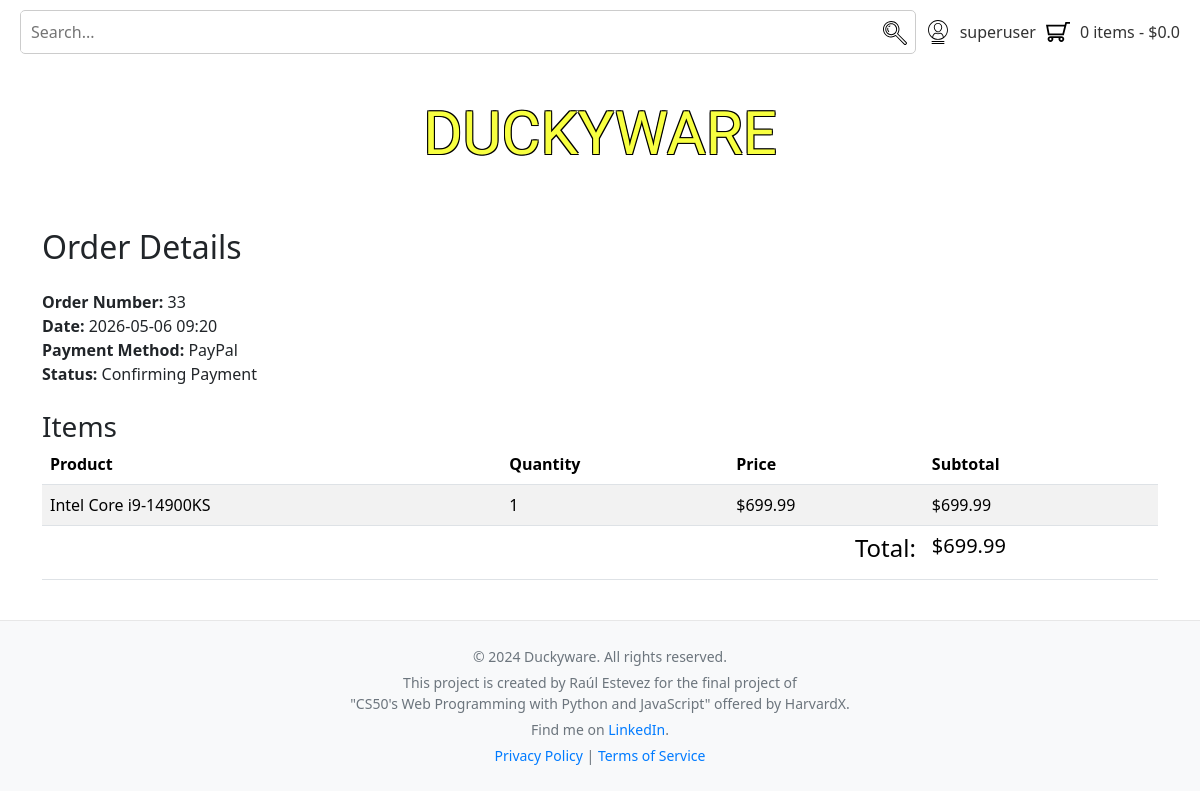
The app's page /orders/33/ (signed in) with its own data.
### store/models/base_models.py (models this page shows, shortened)
class Order(models.Model):
    ORDER_STATUS_CHOICES = [
        ('CONFIRMING_PAYMENT', 'Confirming Payment'),
        ('PREPARING', 'Preparing'),
        ('AWAITING_PICKUP', 'Awaiting Pickup'),
        ('EN_ROUTE', 'En Route'),
        ('DELIVERED', 'Delivered'),
    ]
    PAYMENT_METHOD_CHOICES = [
        ('PAYPAL', 'PayPal'),
        ('CREDIT_CARD', 'Credit Card'),
        ('TRANSFER', 'Transfer'),
    ]
    user = models.ForeignKey(User, on_delete=models.CASCADE)
    created_at = models.DateTimeField(auto_now_add=True)
    shipping_address = models.TextField(verbose_name="Shipping Address")
    shipping_city = models.CharField(max_length=100, verbose_name="Shipping City")
    status = models.CharField(max_length=20, choices=ORDER_STATUS_CHOICES, default='CONFIRMING_PAYMENT', verbose_name="Order Status")
    payment_method = models.CharField(max_length=20, choices=PAYMENT_METHOD_CHOICES, default='PAYPAL',verbose_name="Payment Method")
    bank_account_number = models.CharField(max_length=30, blank=True, null=True, verbose_name="Bank Account Number")

class OrderItem(models.Model):
    order = models.ForeignKey(Order, on_delete=models.CASCADE, related_name='items')
    quantity = models.PositiveIntegerField(default=1)
    content_type = models.ForeignKey(ContentType, on_delete=models.CASCADE)
    object_id = models.PositiveIntegerField()
    content_object = GenericForeignKey('content_type', 'object_id')
    price_at_purchase = models.DecimalField(max_digits=10, decimal_places=2)

### store/models/product_models.py (models this page shows, shortened)
class CPU(Product):
    category = models.ForeignKey(Category, related_name='cpus', on_delete=models.CASCADE)
    title = models.CharField(max_length=100, default='n/a')
    description = models.TextField(null=True, blank=True, default=None)
    price = models.DecimalField(max_digits=10, decimal_places=2, default=0.00)
    discount = models.DecimalField(max_digits=10, decimal_places=2, default=0.00)
    discounted_units = models.IntegerField(default=0)
    brand = models.CharField(max_length=100, default='n/a')
    processor_type = models.CharField(max_length=100, default='n/a')
    series = models.CharField(max_length=100, default='n/a')
    name = models.CharField(max_length=100, default='n/a')
    model = models.CharField(max_length=100, default='n/a')
    cpu_socket_type = models.CharField(max_length=100, default='n/a')
    core_name = models.CharField(max_length=100, default='n/a')
    number_of_cores = models.CharField(max_length=100, default='n/a')
    number_of_threads = models.CharField(max_length=100, default='n/a')
    operating_frequency = models.CharField(max_length=300, default='n/a')
    max_turbo_frequenvy = models.CharField(max_length=300, default='n/a')
    l2_cache = models.CharField(max_length=100, default='n/a')
    l3_cache = models.CharField(max_length=100, default='n/a')
    manufacturing_tech = models.CharField(max_length=100, default='n/a')
    support_64_bit  = models.CharField(max_length=100, default='n/a')
    hyper_threading_support = models.CharField(max_length=100, default='n/a')
    memory_types = models.CharField(max_length=100, default='n/a')
    memory_channel = models.CharField(max_length=100, default='n/a')
    max_memory_size = models.CharField(max_length=100, default='n/a')
    max_memory_bandwidth = models.CharField(max_length=100, default='n/a')
    virtualization_technology_support = models.CharField(max_length=100, default='n/a')
    integrated_graphics  = models.CharField(max_length=100, default='n/a')
    pci_express_revision = models.CharField(max_length=100, default='n/a')
    max_number_pci_lanes = models.CharField(max_length=100, default='n/a')
    thermal_design_power = models.CharField(max_length=100, default='n/a')
    cooling_device = models.CharField(max_length=100, default='n/a')
    operating_system_supported = models.CharField(max_length=100, default='n/a')
    date_first_available = models.DateField(null=True, blank=True)

### store/views.py (the view)
# urls.py: path('orders/<int:order_id>/', views.order_detail, name='order_detail'),
@login_required
def order_detail(request, order_id):
    order = get_object_or_404(Order, id=order_id, user=request.user)
    order_items = OrderItem.objects.filter(order=order)
    cart_data = get_cart_data(request)
    return render(request, 'store/order_detail.html', {
        'order': order,
        'order_items': order_items,
        'cart_items': cart_data['cart_items'],
        'cart_total': cart_data['cart_total'],
        })

### store/templatetags/custom_filters.py (called while the page is built)
@register.filter
def multiply(value, arg):
    try:
        result = Decimal(value) * Decimal(arg)
        return result.quantize(Decimal('0.01'), rounding=ROUND_HALF_UP)
    except (ValueError, TypeError):
        return ''

@register.filter
def sum_subtotals(order_items):
    total = Decimal('0.00')
    for item in order_items:
        total += item.quantity * item.price_at_purchase
    return total.quantize(Decimal('0.01'))

### store/views.py (called while the page is built, shortened)
def get_cart_data(request):
    cart_items = get_or_create_cart(request)
    total_items = cart_items.aggregate(total_quantity=Sum('quantity'))['total_quantity'] or 0
    total_price = 0.0
    return {
        'cart_items': total_items,
        'cart_total': round(total_price, 2)
    }

def get_or_create_cart(request):
    if request.user.is_authenticated:
        cart_items = CartItem.objects.filter(user=request.user).prefetch_related('content_object')
    else:
        session_key = request.session.session_key
        if not session_key:
            request.session.create()
            session_key = request.session.session_key
        cart_items = CartItem.objects.filter(session_key=session_key).prefetch_related('content_object')
    return cart_items

### store/templates/store/order_detail.html (shortened to what this page needs)
{% extends 'store/layout.html' %}
{% load custom_filters %}
{% block content %}
<div class="container mt-4 mb-4">
    <div class="row">
        <div class="col-md-12">
            <h2>Order Details</h2>
            <br>
            <p><strong>Order Number:</strong> {{ order.id }}</p>
            <p><strong>Date:</strong> {{ order.created_at|date:"Y-m-d H:i" }}</p>
            <p><strong>Payment Method:</strong> {{ order.get_payment_method_display }}</p>
            <p><strong>Status:</strong> {{ order.get_status_display }}</p>
            <br>
            <h3>Items</h3>
            <table class="table table-striped">
                <thead>
                    <tr>
                        <th>Product</th>
                        <th>Quantity</th>
                        <th>Price</th>
                        <th>Subtotal</th>
                    </tr>
                </thead>
                <tbody>
                    {% for item in order_items %}
                    <tr onclick="window.location='{% url 'store:product_view' category_name=item.content_object.category.name product_id=item.content_object.id %}'" style="cursor: pointer;">
                        <td>{{ item.content_object.title }}</td>
                        <td>{{ item.quantity }}</td>
                        <td>${{ item.price_at_purchase }}</td>
                        <td>${{ item.quantity|multiply:item.price_at_purchase }}</td>
                    </tr>
                    {% endfor %}
                    <tr>
                        <td colspan="3" class="text-end"><strong><h4>Total:</h4></strong></td>
                        <td><h5>${{ order_items|sum_subtotals }}</h5></td>
                    </tr>
                </tbody>
            </table>
        </div>
    </div>
</div>
{% endblock %}

### store/templates/store/layout.html (shortened to what this page needs)
{% load static %}
<!DOCTYPE html>
<html lang="en">
<head>
    <link href="https://cdn.jsdelivr.net/npm/bootstrap@5.3.3/dist/css/bootstrap.min.css" rel="stylesheet">
    <link rel="stylesheet" href="https://cdn.jsdelivr.net/npm/sweetalert2@11/dist/sweetalert2.min.css">
    <link rel="stylesheet" href="{% static 'store/css/general.css' %}">
    <link rel="stylesheet" href="{% static 'store/css/layout.css' %}">
    <link rel="stylesheet" href="{% static 'store/css/home.css' %}">
    <link rel="stylesheet" href="{% static 'store/css/category_search.css' %}">
    <link rel="stylesheet" href="{% static 'store/css/product_view.css' %}">
    <link rel="stylesheet" href="{% static 'store/css/cart.css' %}">
    <link rel="stylesheet" href="{% static 'store/css/checkout.css' %}">
</head>
<body>
    <header>
        <div class="top-bar">
            <form action="{% url 'store:search' %}" method="GET" class="search-container">
                <input type="text" name="query" placeholder="Search..." required>
                <button type="submit"><img src="{% static 'store/images/search-icon.svg' %}" alt="Search"></button>
            </form>
            <div class="icon-container">
                {% if user.is_authenticated %}
                    <div class="user-icon-container">
                        <a href="{% url 'store:profile' %}">
                            <img src="{% static 'store/images/user-icon.svg' %}" alt="Profile">
                            <span class="user-name">{{ user.username }}</span>
                        </a>
                    </div>
                {% else %}
                    <a href="{% url 'store:login' %}">
                        <img src="{% static 'store/images/user-icon.svg' %}" alt="Sign In">
                        <span class="sign-in-register">Sign In / Register</span>
                    </a>
                {% endif %}
            </div>
            <div class="cart-container">
                <a href="{% url 'store:cart' %}">
                    <img src="{% static 'store/images/cart-icon.svg' %}" alt="Cart">
                    <span class="cart-text">{{ cart_items }} items - ${{ cart_total }}</span>
                </a>
            </div>
        </div>
        <h1 class="title"><a href="{% url 'store:home' %}" class="site-title">DUCKYWARE</a></h1>
    </header>
    <main>
        {% block content %}
        {% endblock %}
    </main>
    <footer>
        <div class="footer-content">
            <p>&copy; 2024 Duckyware. All rights reserved.</p>
            <p>This project is created by Raúl Estevez for the final project of <br>"CS50's Web Programming with Python and JavaScript" offered by HarvardX.</p>
            <p>Find me on <a href="https://www.linkedin.com/in/raulesteveza/" target="_blank">LinkedIn</a>.</p>
            <p>
                <a href="#">Privacy Policy</a> |
                <a href="#">Terms of Service</a>
            </p>
        </div>
    </footer>
</body>
</html>

### store/static/store/css/general.css (style rules this page uses)
* { box-sizing: border-box; }
body, h1, h2, h3, p, ul, ol, li, img { margin: 0; padding: 0; }
img { max-width: 100%; height: auto; }
.site-title { font-family: "Rowdies", sans-serif; font-size: 60px; text-align: center; color: #F7FF40; text-shadow: -1px -1px 0 #000, 1px -1px 0 #000, -1px 1px 0 #000, 1px 1px 0 #000; white-space: nowrap; }
.title { display: flex; justify-content: center; align-items: center; height: 140px; }
ul, li, a, img { margin: 0; padding: 0; list-style: none; text-decoration: none; }

### store/static/store/css/layout.css (style rules this page uses)
.sign-in-register, .cart-text { display: block; }
.top-bar { width: 100%; display: flex; justify-content: flex-end; align-items: center; padding: 10px 20px; gap: 10px; }
.search-container { display: flex; align-items: center; max-width: 1100px; flex-grow: 1; border: 1px solid #ccc; border-radius: 5px; overflow: hidden; }
.search-container input[type="text"] { flex-grow: 1; border: none; padding: 8px 10px; }
.search-container button { background: none; border: none; padding: 8px; cursor: pointer; }
.icon-container { display: flex; align-items: center; gap: 20px; }
.icon-container img, .search-container button img, .cart-container img { height: 24px; width: 24px; }
.icon-container a, .cart-container a { display: flex; align-items: center; gap: 10px; text-decoration: none; color: #333; }
.cart-container { display: flex; align-items: center; gap: 10px; }
.user-icon-container { position: relative; }
footer { background-color: #f8f9fa; padding: 20px 0; text-align: center; border-top: 1px solid #e7e7e7; }
.footer-content { max-width: 800px; margin: 0 auto; font-size: 14px; color: #6c757d; }
.footer-content p { margin: 5px 0; }
.footer-content a { color: #007bff; text-decoration: none; }

### store/static/store/css/product_view.css (style rules this page uses)
.container { margin: 20px auto; }

### store/static/store/css/checkout.css (style rules this page uses)
.text-end { text-align: right; }

### records on screen
Order: id "33", created_at "2026-05-06 09:20", payment_method "PayPal", status "Confirming Payment"
OrderItem: content_object "Intel Core i9-14900KS", quantity "1", price_at_purchase "699.99", quantity|multiply "699.99", quantity+price_at_purchase "699.99"

### other values on screen
{{ user.username }} "superuser"
{{ cart_items }} "0"
{{ cart_total }} "0.0"
